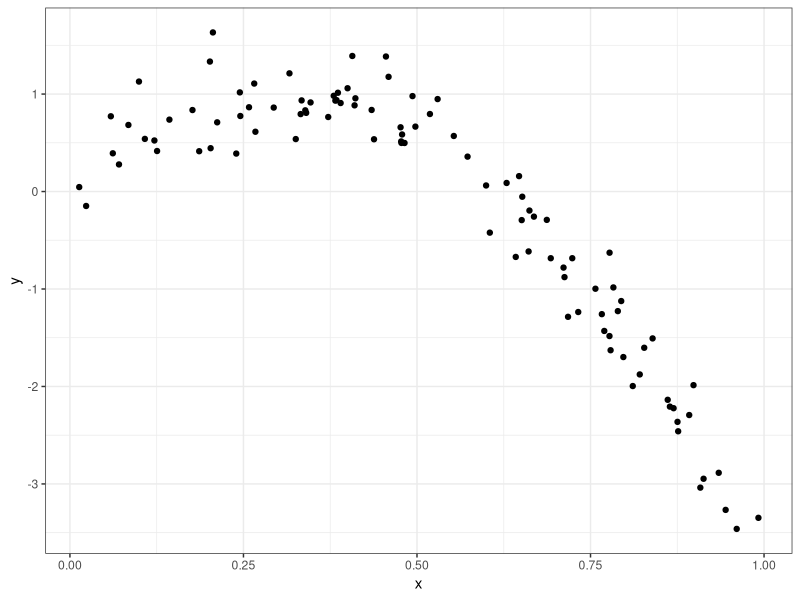
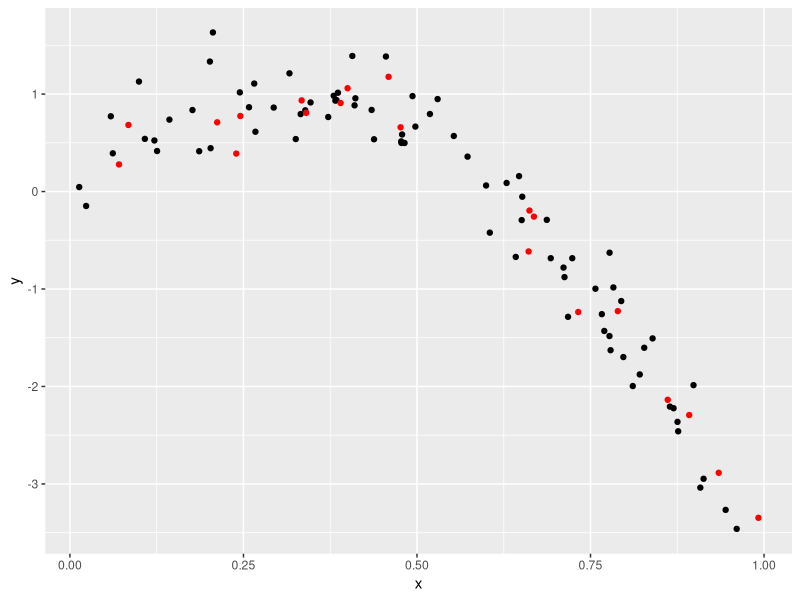
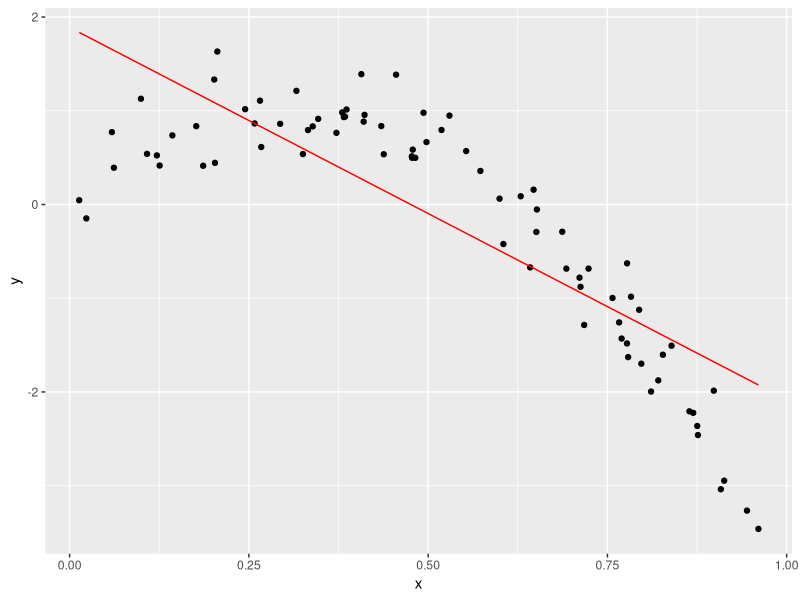
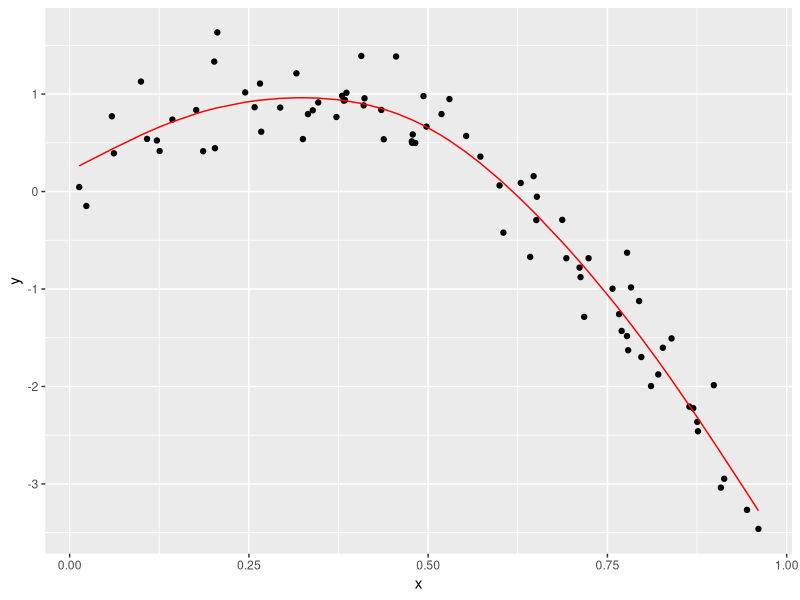
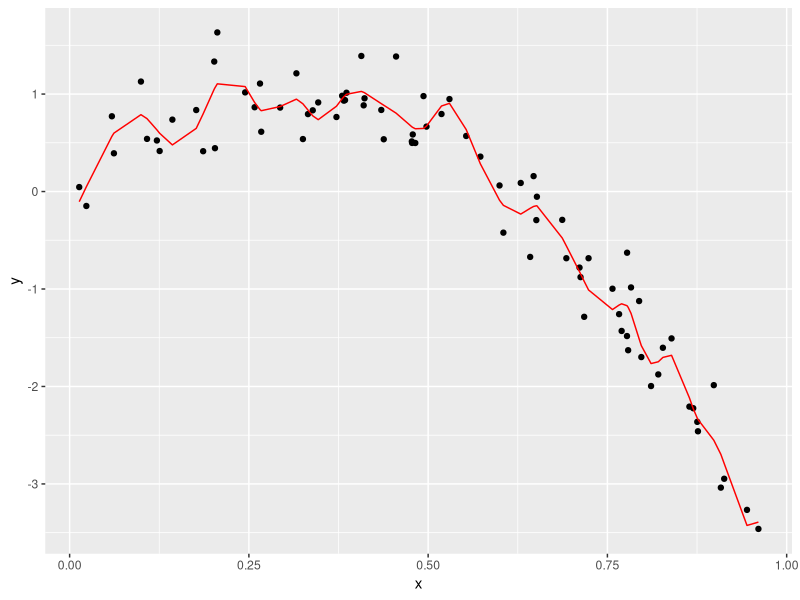

These figures' R source, in order:
## ---- chunk 1
knitr::opts_chunk$set(echo = TRUE)

library(tidyverse)
library(modelr)
library(mgcv)

set.seed(1)
## ---- chunk 2
nonlin_df = 
  tibble(
    id = 1:100,
    x = runif(100, 0, 1),
    y = 1 - 10 * (x - .3) ^ 2 + rnorm(100, 0, .3)
  )

nonlin_df %>% 
  ggplot(aes(x = x, y = y)) + 
  geom_point() + theme_bw()
## ---- chunk 3
train_df = sample_frac(nonlin_df, size = .8)

test_df = anti_join(nonlin_df, train_df, by = "id")

ggplot(train_df, aes(x = x, y = y)) + 
  geom_point() + 
  geom_point(data = test_df, color = "red")
## ---- chunk 4
linear_mod = lm(y ~ x, data = train_df)
smooth_mod = mgcv::gam(y ~ s(x), data = train_df)
wiggly_mod = mgcv::gam(y ~ s(x, k = 30), sp = 10e-6, data = train_df)
## ---- chunk 5
# The linear_mod
train_df %>% 
  add_predictions(linear_mod) %>% 
  ggplot(aes(x = x, y = y)) + geom_point() + 
  geom_line(aes(y = pred), color = "red")

# Smooth model
train_df %>% 
  add_predictions(smooth_mod) %>% 
  ggplot(aes(x = x, y = y)) + geom_point() + 
  geom_line(aes(y = pred), color = "red")

# Wiggly model
train_df %>% 
  add_predictions(wiggly_mod) %>% 
  ggplot(aes(x = x, y = y)) + geom_point() + 
  geom_line(aes(y = pred), color = "red")
## ---- chunk 6
rmse(linear_mod, test_df)
rmse(smooth_mod, test_df)
rmse(wiggly_mod, test_df)
